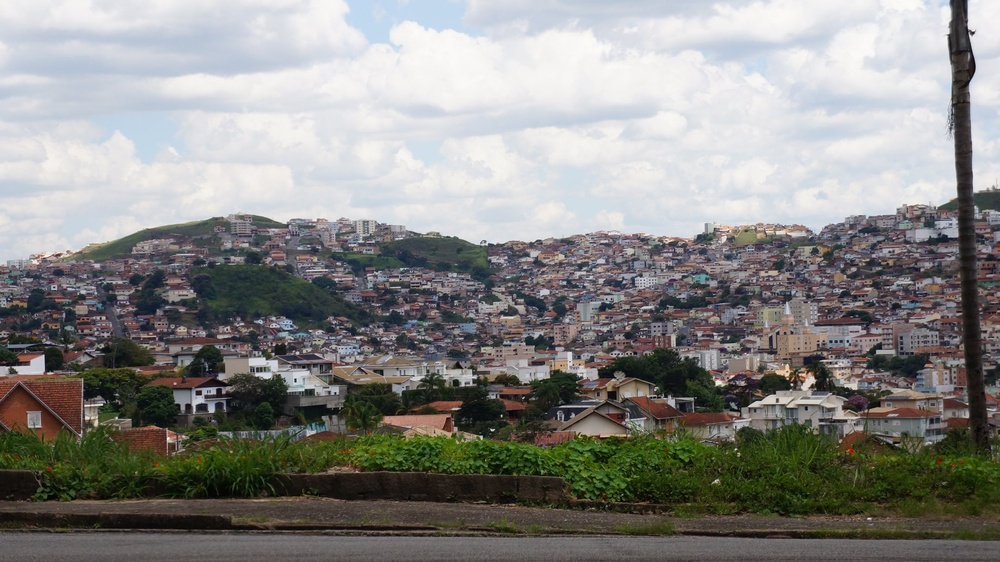
#> input picture histograma/images/foto1.jpg, 1000 x 562 px, shrunk from 1842 x 1035 before the run, found by its file name
$ python plotHistograma.py
#> lines starting #> are read from the running program, lines starting #| are printed output that depends on the picture
import cv2, matplotlib.pyplot as plt

def main():
    catImage = cv2.imread('D:/PycharmProjects/visaoComputacional/histograma/images/foto1.jpg')
#> catImage is the input picture: shape (562, 1000, 3); mean B, G, R 133.2, 136.1, 136.6
    hist1 = cv2.calcHist(catImage, [0], None, [256], [0, 256])
#> hist1 = 256 values, max 150 at index 240, min 0 at index 0, mean 11.72
    hist2 = cv2.calcHist(catImage, [1], None, [256], [0, 256])
#> hist2 = 256 values, max 146 at index 243, min 0 at index 0, mean 11.72
    hist3 = cv2.calcHist(catImage, [2], None, [256], [0, 256])
#> hist3 = 256 values, max 163 at index 243, min 0 at index 0, mean 11.72


    plt.title('Histograma P&B')
    plt.xlabel("Intensidade")
    plt.ylabel("Quantidade de Pixels")
    plt.plot(hist1,c='blue')
    plt.plot(hist2,c='green')
    plt.plot(hist3,c='red')
    plt.xlim([0, 256])
    plt.show()
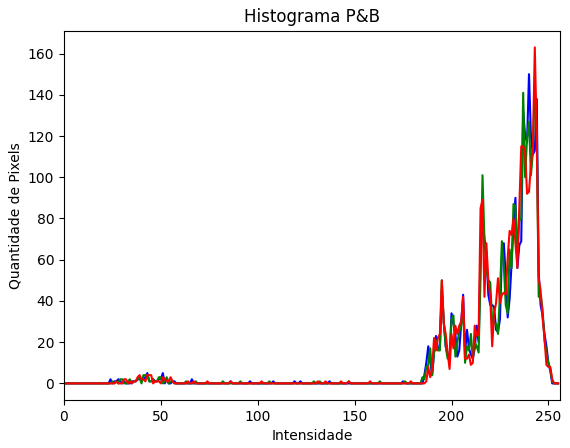
#> figure drawn by matplotlib, 1 panel; curve peaks at x = 240, y = 150; curve peaks at x = 243, y = 146; curve peaks at x = 243, y = 163


if __name__ == '__main__':
    main()

$ run again, with histograma/images/foto2.jpg copied over histograma/images/foto1.jpg
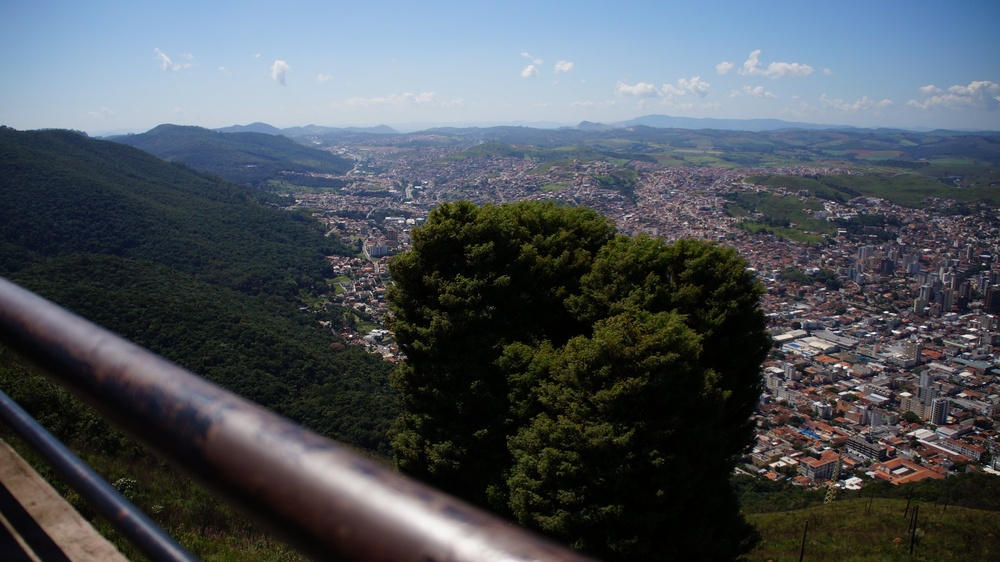
#> input picture histograma/images/foto2.jpg, 1000 x 562 px, shrunk from 1842 x 1035 before the run, found by its file name
#> in main, catImage is the input picture: shape (562, 1000, 3); mean B, G, R 89.8, 82.8, 76
#> hist1 = 256 values, max 154 at index 186, min 0 at index 0, mean 11.72
#> hist2 = 256 values, max 137 at index 186, min 0 at index 0, mean 11.72
#> hist3 = 256 values, max 171 at index 227, min 0 at index 0, mean 11.72
#> in main, `plt.show()`:
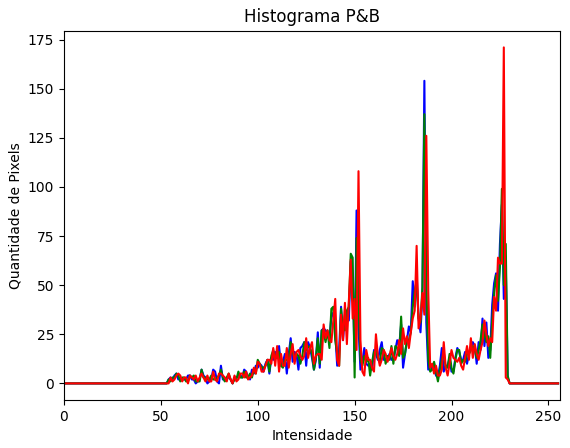
#> figure drawn by matplotlib, 1 panel; curve peaks at x = 186, y = 154; curve peaks at x = 186, y = 137; curve peaks at x = 227, y = 171

$ run again, with histograma/images/foto3.jpg copied over histograma/images/foto1.jpg
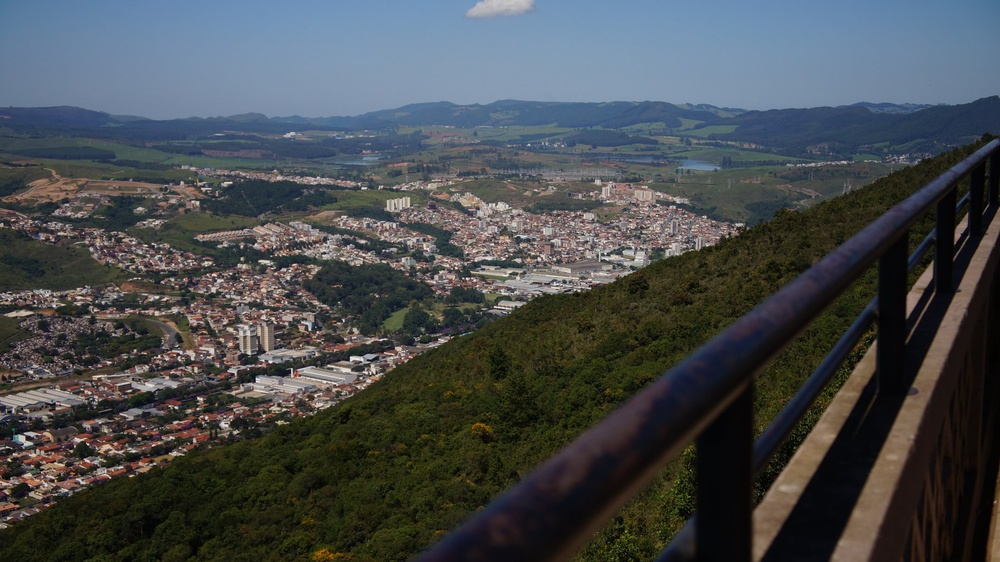
#> input picture histograma/images/foto3.jpg, 1000 x 562 px, shrunk from 1842 x 1035 before the run, found by its file name
#> in main, catImage is the input picture: shape (562, 1000, 3); mean B, G, R 77.3, 75, 71
#> hist1 = 256 values, max 107 at index 148, min 0 at index 0, mean 11.72
#> hist2 = 256 values, max 117 at index 186, min 0 at index 0, mean 11.72
#> hist3 = 256 values, max 110 at index 112, min 0 at index 0, mean 11.72
#> in main, `plt.show()`:
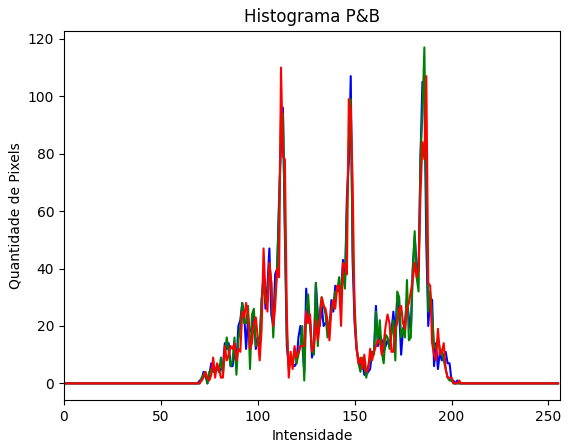
#> figure drawn by matplotlib, 1 panel; curve peaks at x = 148, y = 107; curve peaks at x = 186, y = 117; curve peaks at x = 112, y = 110

$ run again, with histograma/images/foto4.jpg copied over histograma/images/foto1.jpg
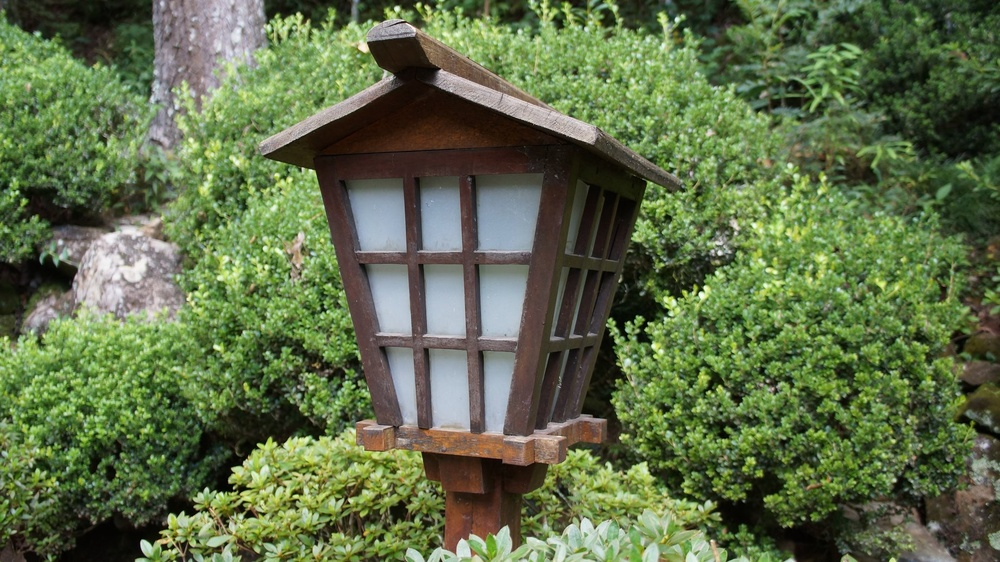
#> input picture histograma/images/foto4.jpg, 1000 x 562 px, shrunk from 1842 x 1035 before the run, found by its file name
#> in main, catImage is the input picture: shape (562, 1000, 3); mean B, G, R 72, 109.6, 94.4
#> hist1 = 256 values, max 61 at index 22, min 0 at index 180, mean 11.72
#> hist2 = 256 values, max 62 at index 28, min 0 at index 166, mean 11.72
#> hist3 = 256 values, max 66 at index 26, min 0 at index 2, mean 11.72
#> in main, `plt.show()`:
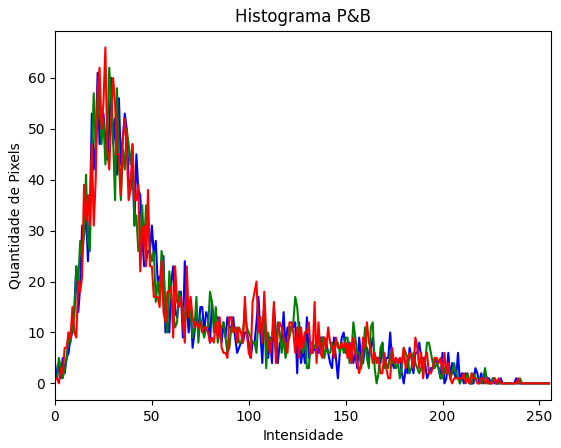
#> figure drawn by matplotlib, 1 panel; curve peaks at x = 22, y = 61; curve peaks at x = 28, y = 62; curve peaks at x = 26, y = 66
